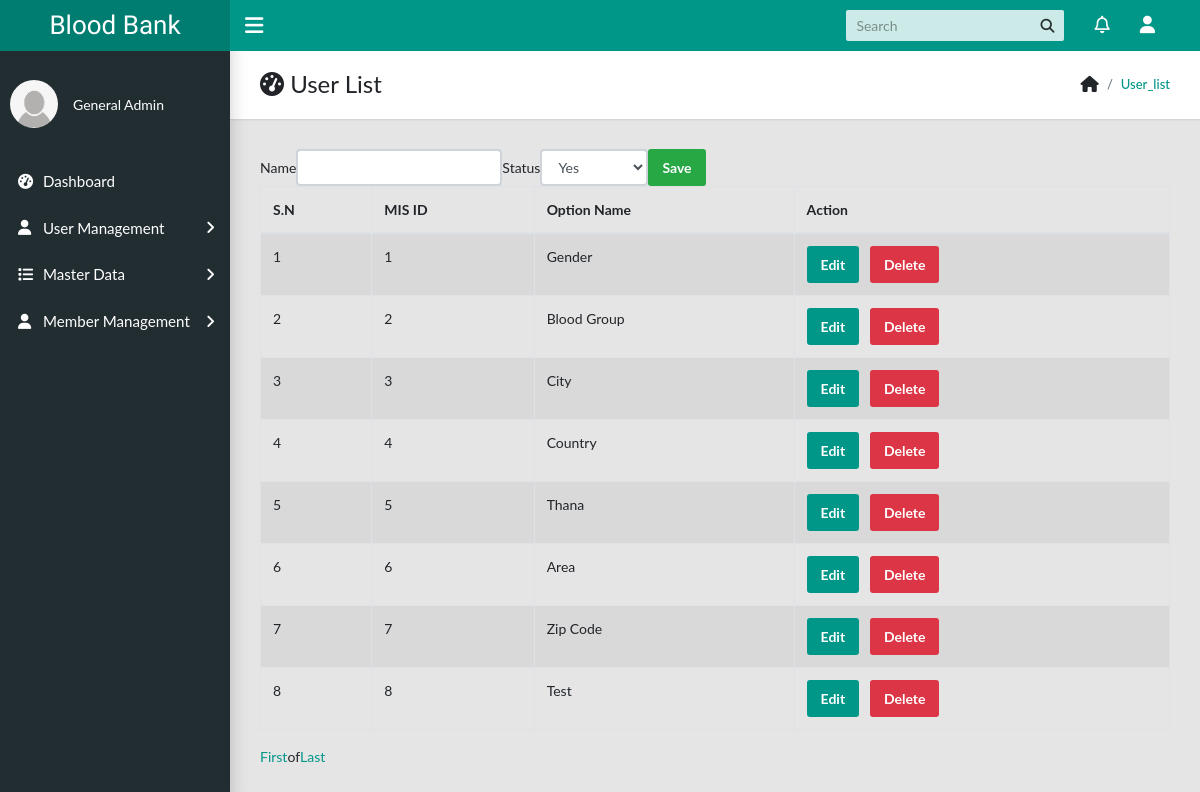
Screenshot of /master_data/ (signed in) with the database file from the repository.
### accounts/models.py (models this page shows, shortened)
class User(AbstractUser):
    contact = models.CharField(max_length=13,blank=True,null=True)
    city = models.CharField(max_length=50,blank=True,null=True)
    thana = models.CharField(max_length=100,blank=True,null=True)
    zip_code = models.CharField(max_length=10,null=True,blank=True)
    area = models.CharField(max_length=100)
    photo = models.ImageField(default='default.png',upload_to='user_photo')
    blood_group = models.CharField(max_length=3,blank=True,null=True)
    designation = models.CharField(max_length=100, default="General Admin")

### master_data/models.py (models this page shows, shortened)
class Option(models.Model):
	name = models.CharField(max_length=200,blank=True,null=True)
	status = models.BooleanField(default=True,null=True,blank=True)

### master_data/views.py (the view)
# urls.py: path('',views.option,name='master_data'),
@login_required
def option(request):
	form = OptionForm()
	option_list = Option.objects.all()
	paginator = Paginator(option_list,10)
	try:
		page = request.GET.get('page','1')
	except:
		page = 1
	try:
		options = paginator.page(page)
	except(EmptyPage, InvalidPage):
		options = paginator.page(paginator.num_pages)
	if request.method == 'POST':
		form = OptionForm(request.POST)
		if form.is_valid():
			form.save()
			messages.success(request, 'Option has been saved!')
			return redirect('option')
	context = {
		'form':form,
		'options':options
	}
	return render(request, 'master_data/option.html', context)

### master_data/forms.py
class OptionForm(forms.ModelForm):
	class Meta:
		model = Option
		fields = ['name','status']

### templates/master_data/option.html (shortened to what this page needs)
{% extends 'base.html' %}
{% load crispy_forms_tags %}
{% block page_title %}User List{% endblock %}
{% block breadcrumb %}user_list{% endblock %}
{% block content %}
<div class="row">
	<div class="col-md-12">
		<form method="post" class="form-inline">
			<div class="form-group">
				{{ form|crispy }}
				<input type="submit" class="btn btn-success" value="Save">
			</div>
		</form>
	</div>
</div>
<div class="row">
		<div class="col-md-12">
			<table class="table table-bordered table-striped">
				<thead>
					<tr>
						<th>S.N</th>
						<th>MIS ID</th>
						<th>Option Name</th>
						<th>Action</th>
					</tr>
				</thead>
				<tbody>
					{% if options %}
					{% for data in options %}
						<tr>
							<td>{{ forloop.counter }}</td>
							<td>{{ data.id }}</td>
							<td>{{ data.name }}</td>
							<td><a href="{% url 'edit_option' data.id %}" class="btn btn-primary">Edit</a> &nbsp;
								<a href="{% url 'delete_option' data.id %}" class="btn btn-danger" onclick="return confirm('Are you sure?');">Delete</a></td>
						</tr>
					{% endfor %}
					{% else %}
						<tr>
							<td colspan="6">No Option added</td>
						</tr>
					{% endif%}
				</tbody>
			</table>
			<div class="pagination">
		      <a href="?page=1">First </a>
		      {{ datas.number }} of {{ datas.paginator.num_pages }}
		      <a href="?page={{ datas.paginator.num_pages }}"> Last </a>
		    </div>
		</div>
</div>
{% endblock %}

### templates/base.html (shortened to what this page needs)
{% load static %}
<!DOCTYPE html>
<html lang="en">
  <head>
    <link rel="stylesheet" type="text/css" href="{% static 'accounts/css/main.css' %}">
    <link rel="stylesheet" type="text/css" href="{% static 'accounts/css/jquery-ui.min.css' %}">
    <link rel="stylesheet" type="text/css" href="https://maxcdn.bootstrapcdn.com/font-awesome/4.7.0/css/font-awesome.min.css">
  </head>
  <body class="app sidebar-mini rtl">
    <header class="app-header"><a class="app-header__logo" href="{% url 'dashboard' %}">Blood Bank</a>
      <a class="app-sidebar__toggle" href="#" data-toggle="sidebar" aria-label="Hide Sidebar"></a>
      <ul class="app-nav">
        <li class="app-search">
          <input class="app-search__input" type="search" placeholder="Search">
          <button class="app-search__button"><i class="fa fa-search"></i></button>
        </li>
        <li class="dropdown"><a class="app-nav__item" href="#" data-toggle="dropdown" aria-label="Show notifications"></a>
        </li>
        <li class="dropdown"><a class="app-nav__item" href="#" data-toggle="dropdown" aria-label="Open Profile Menu"></a>
        </li>
      </ul>
    </header>
    <aside class="app-sidebar">
      <div class="app-sidebar__user"><img class="app-sidebar__user-avatar" src="{{ user.photo.url }}" alt="User Image" width="48" height="48">
        <div>
          <p class="app-sidebar__user-designation">{{ user.designation }}</p>
        </div>
      </div>
      <ul class="app-menu">
        <li><a class="app-menu__item" href="{% url 'dashboard' %}"><i class="app-menu__icon fa fa-dashboard"></i><span class="app-menu__label">Dashboard</span></a></li>
        {% if user.is_superuser %}
        <li class="treeview"><a class="app-menu__item" href="#" data-toggle="treeview"><i class="app-menu__icon fa fa-user"></i><span class="app-menu__label">User Management</span><i class="treeview-indicator fa fa-angle-right"></i></a>
        </li>
        <li class="treeview"><a class="app-menu__item" href="#" data-toggle="treeview"><i class="app-menu__icon fa fa-list"></i><span class="app-menu__label">Master Data</span><i class="treeview-indicator fa fa-angle-right"></i></a>
        </li>
        {% endif %}
        <li class="treeview"><a class="app-menu__item" href="#" data-toggle="treeview"><i class="app-menu__icon fa fa-user"></i><span class="app-menu__label">Member Management</span><i class="treeview-indicator fa fa-angle-right"></i></a>
        </li>
      </ul>
    </aside>
    <main class="app-content">
      <div class="app-title">
        <div>
          <h1><i class="fa fa-dashboard"></i> {% block page_title %}{% endblock %}</h1>
        </div>
        <ul class="app-breadcrumb breadcrumb">
          <li class="breadcrumb-item"></li>
          <li class="breadcrumb-item"><a href="#">{% block breadcrumb %}{% endblock %}</a></li>
        </ul>
      </div>
     {% block content %}
     {% endblock %}
    </main>
  </body>
</html>

### rows the page displays
User: photo (placeholder picture), designation "General Admin"
Option: id "1", name "Gender"
Option: id "2", name "Blood Group"
Option: id "3", name "City"
Option: id "4", name "Country"
Option: id "5", name "Thana"
Option: id "6", name "Area"
Option: id "7", name "Zip Code"
Option: id "8", name "Test"
